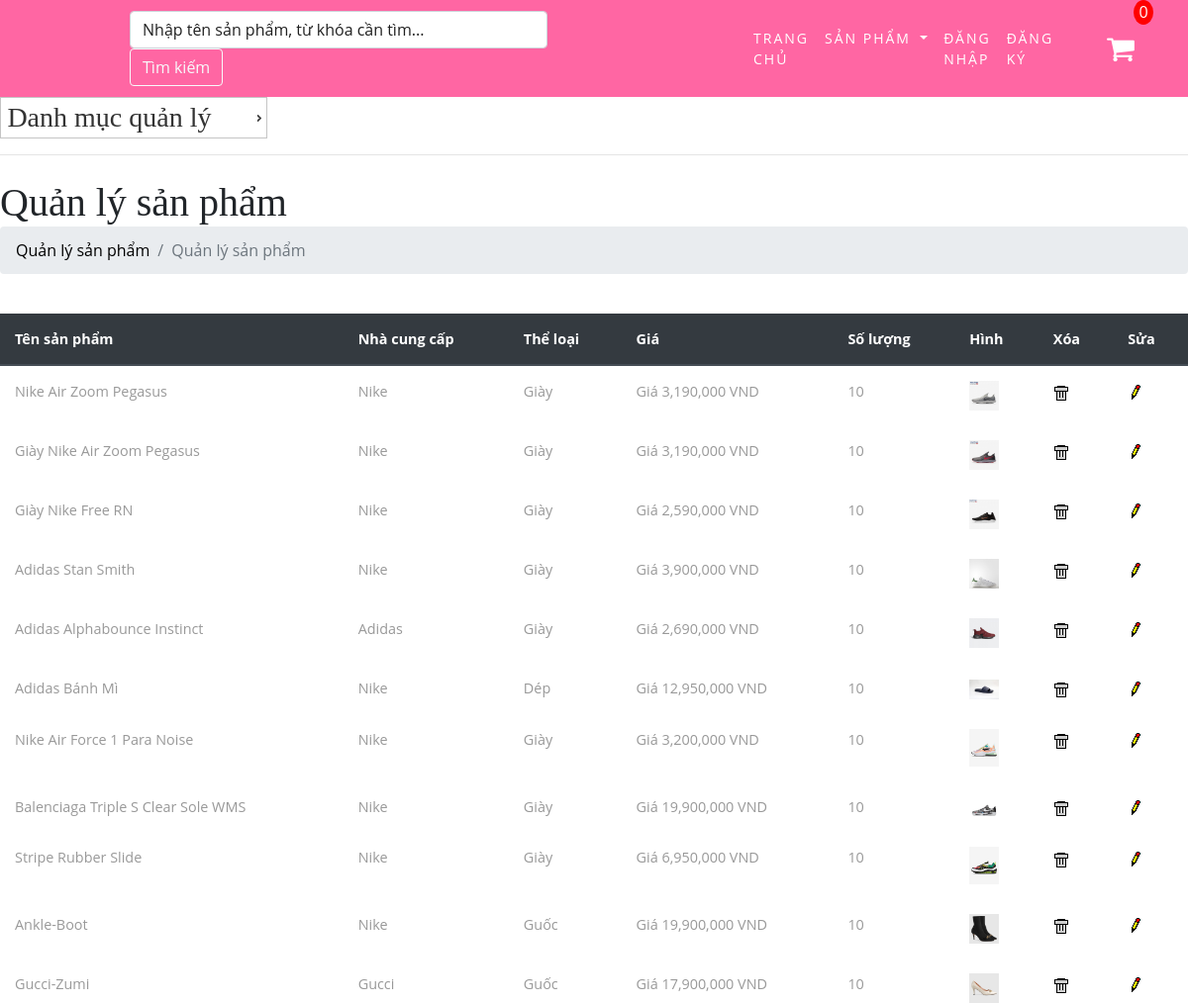
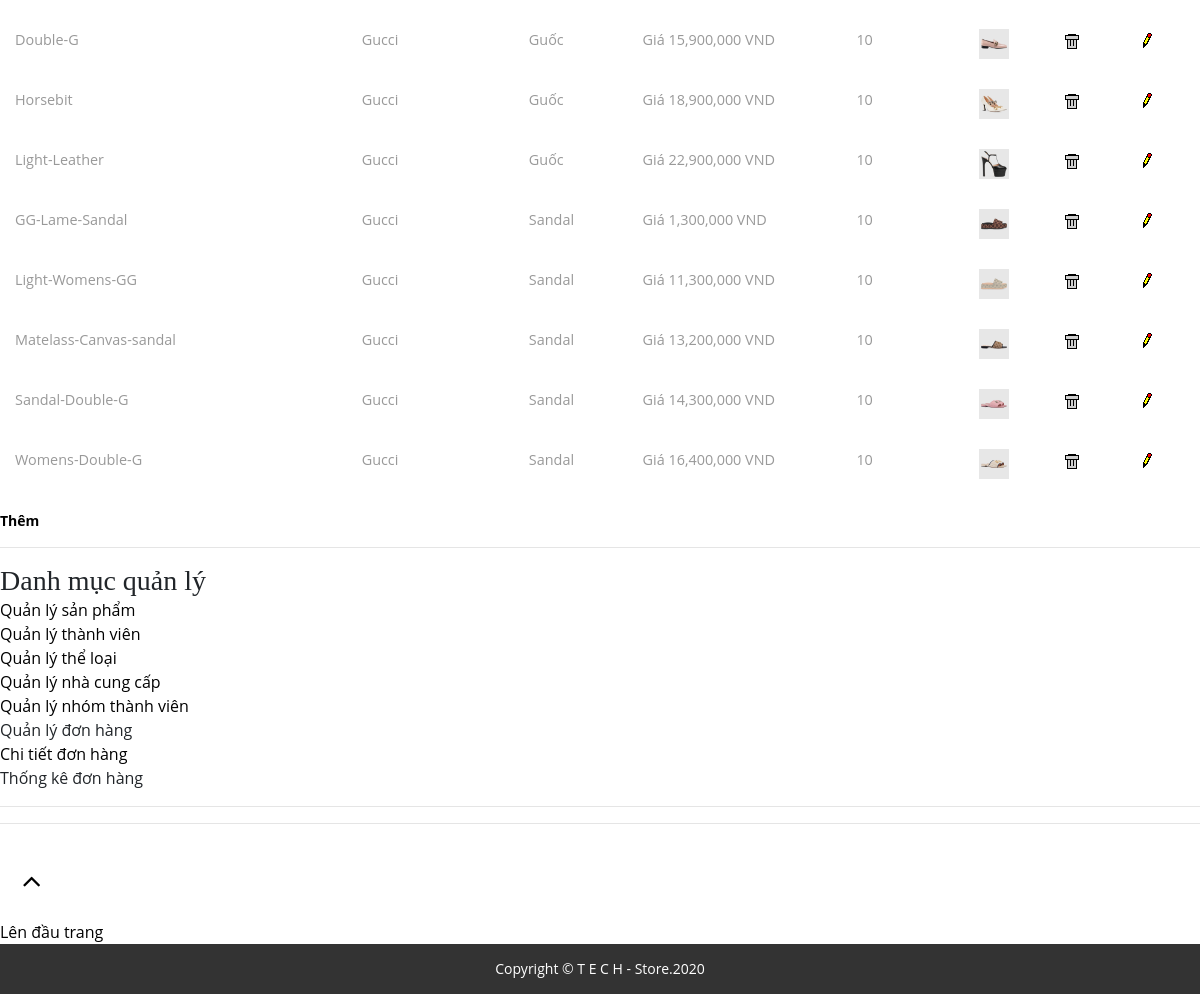
The app's page /admin.php with its own data (2 pictures, top to bottom).
### tables this page shows
CREATE TABLE `products` (
  `ProductID` int(11) NOT NULL,
  `ManufacturerID` int(11) NOT NULL,
  `CategoryID` int(11) NOT NULL,
  `ProductName` varchar(255) NOT NULL,
  `ImageUrl` varchar(255) NOT NULL,
  `Price` int(11) NOT NULL DEFAULT '0',
  `Quantity` int(11) NOT NULL DEFAULT '0',
  `Description` varchar(1000) NOT NULL,
  `Body` text NOT NULL
);

CREATE TABLE `manufacturers` (
  `ManufacturerID` int(11) NOT NULL,
  `ManufacturerName` varchar(255) NOT NULL
);

CREATE TABLE `categories` (
  `CategoryID` int(11) NOT NULL,
  `CategoryName` varchar(255) NOT NULL,
  `Position` int(11) DEFAULT '0'
);

### Controller/Products/Manage.php (called while the page is built)
<?php
	include_once("Model/Products.php");
	$pro = new Products();
	$ret = $pro->getProductsManage();
	include_once("View/Products/Manage.php");
?>

### Model/Products.php (called while the page is built, shortened)
<?php
	include_once("DataProvider.php");
	class Products{
		private $da;
		function __construct(){
			$this->da = new DataProvider();
		}
		function getProductsManage(){
			$sql = "Select ProductID, ProductName, ImageUrl, Price, Quantity, ManufacturerName, CategoryName from Products p join Categories c on p.CategoryID=c.CategoryID join Manufacturers m on p.ManufacturerID=m.ManufacturerID order by ProductID";
			return $this->da->FetchAll($sql);
		}
	}
?>

### Model/DataProvider.php (called while the page is built, shortened)
<?php
	class DataProvider{
		private $link;
		function __construct()
		{
			$this->link=mysqli_connect("localhost","root","","storedb");
		}
		function  ExecuteQuery($sql)
		{
			mysqli_query($this->link,"set names utf8");
			return mysqli_query($this->link, $sql);
		}
		function FetchAll($sql){
			$arr=array();
			$r = $this->ExecuteQuery($sql);
			while($row = mysqli_fetch_assoc($r)){
				$arr[]=$row;
			}
			return $arr;
		}
	}
?>

### View/Products/Manage.php (the view)
<h1 class="mt-4">Quản lý sản phẩm</h1>
<ol class="breadcrumb mb-4">
    <li class="breadcrumb-item"><a href="~/View/Products/Manage.php">Quản lý sản phẩm</a></li>
    <li class="breadcrumb-item active">Quản lý sản phẩm</li>
</ol>
<div>
	<table class="table" style="margin-top: 40px;">
  		<thead class="thead-dark">
    	<tr>
      		<th scope="col">Tên sản phẩm</th>
      		<th scope="col">Nhà cung cấp</th>
      		<th scope="col">Thể loại</th>
      		<th scope="col">Giá</th>
      		<th scope="col">Số lượng</th>
      		<th scope="col">Hình</th>
      		<th scope="col">Xóa</th>
      		<th scope="col">Sửa</th>
    	</tr>
  		</thead>
    	<?php
		foreach($ret as $row)
		{
			echo "<tr><td>";
			echo $row['ProductName']."</td><td>";
			echo $row['ManufacturerName']."</td><td>";
			echo $row['CategoryName']."</td><td>";
			echo "Giá ".number_format($row["Price"],0)." VND</td><td>";
			echo $row['Quantity']."</td><td>";
			echo "<img src=\"Upload/$row[ImageUrl]\" width=\"30\" /></td><td>";
			echo "<a href=\"adminManager.php?mod=products&act=delete&id=$row[ProductID]\" onclick=\"return IsDelete()\"><img src=\"Images/Delete.gif\" /></a></td><td>";
			echo "<a href=\"adminManager.php?mod=products&act=edit&id=$row[ProductID]\"><img src=\"Images/Edit.gif\" /></a>";
			echo "</td></tr>";
		}
		?>
    </table>
<p class="btn-more box noprint"><strong><a href="adminManager.php?mod=products&act=insert">Thêm</a></strong></p>
</div> <hr class="noscreen">

### css/main2.css (style rules this page uses)
* { box-sizing: border-box; -moz-box-sizing: border-box; -webkit-box-sizing: border-box; }
a,a:hover,a:focus,a:active { outline:none;text-decoration:none;color:#000 }
a, a:hover, a:focus, a:active { outline: none; text-decoration: none; color: #000; }
a { margin: 0; padding: 0; font-size: 100%; vertical-align: baseline; background: transparent; }
img { vertical-align: middle; }
img, object, embed { max-width: 100%; }
h1, h2, h3, h4, h5, h6, p, small, strong, b, i { margin: 0; padding: 0; border: 0; vertical-align: baseline; background: transparent; }

### records on screen
products: ProductName "Nike Air Zoom Pegasus", ManufacturerID.ManufacturerName "Nike", CategoryID.CategoryName "Giày", Price "3,190,000", Quantity "10", ImageUrl (picture)
products: ProductName "Giày Nike Air Zoom Pegasus", ManufacturerID.ManufacturerName "Nike", CategoryID.CategoryName "Giày", Price "3,190,000", Quantity "10", ImageUrl (picture)
products: ProductName "Giày Nike Free RN", ManufacturerID.ManufacturerName "Nike", CategoryID.CategoryName "Giày", Price "2,590,000", Quantity "10", ImageUrl (picture)
products: ProductName "Adidas Stan Smith", ManufacturerID.ManufacturerName "Nike", CategoryID.CategoryName "Giày", Price "3,900,000", Quantity "10", ImageUrl (picture)
products: ProductName "Adidas Alphabounce Instinct", ManufacturerID.ManufacturerName "Adidas", CategoryID.CategoryName "Giày", Price "2,690,000", Quantity "10", ImageUrl (picture)
products: ProductName "Adidas Bánh Mì", ManufacturerID.ManufacturerName "Nike", CategoryID.CategoryName "Dép", Price "12,950,000", Quantity "10", ImageUrl (picture)
products: ProductName "Nike Air Force 1 Para Noise", ManufacturerID.ManufacturerName "Nike", CategoryID.CategoryName "Giày", Price "3,200,000", Quantity "10", ImageUrl (picture)
products: ProductName "Balenciaga Triple S Clear Sole WMS", ManufacturerID.ManufacturerName "Nike", CategoryID.CategoryName "Giày", Price "19,900,000", Quantity "10", ImageUrl (picture)
products: ProductName "Stripe Rubber Slide", ManufacturerID.ManufacturerName "Nike", CategoryID.CategoryName "Giày", Price "6,950,000", Quantity "10", ImageUrl (picture)
products: ProductName "Ankle-Boot", ManufacturerID.ManufacturerName "Nike", CategoryID.CategoryName "Guốc", Price "19,900,000", Quantity "10", ImageUrl (picture)
products: ProductName "Gucci-Zumi", ManufacturerID.ManufacturerName "Gucci", CategoryID.CategoryName "Guốc", Price "17,900,000", Quantity "10", ImageUrl (picture)
products: ProductName "Double-G", ManufacturerID.ManufacturerName "Gucci", CategoryID.CategoryName "Guốc", Price "15,900,000", Quantity "10", ImageUrl (picture)
products: ProductName "Horsebit", ManufacturerID.ManufacturerName "Gucci", CategoryID.CategoryName "Guốc", Price "18,900,000", Quantity "10", ImageUrl (picture)
products: ProductName "Light-Leather", ManufacturerID.ManufacturerName "Gucci", CategoryID.CategoryName "Guốc", Price "22,900,000", Quantity "10", ImageUrl (picture)
products: ProductName "GG-Lame-Sandal", ManufacturerID.ManufacturerName "Gucci", CategoryID.CategoryName "Sandal", Price "1,300,000", Quantity "10", ImageUrl (picture)
products: ProductName "Light-Womens-GG", ManufacturerID.ManufacturerName "Gucci", CategoryID.CategoryName "Sandal", Price "11,300,000", Quantity "10", ImageUrl (picture)
products: ProductName "Matelass-Canvas-sandal", ManufacturerID.ManufacturerName "Gucci", CategoryID.CategoryName "Sandal", Price "13,200,000", Quantity "10", ImageUrl (picture)
products: ProductName "Sandal-Double-G", ManufacturerID.ManufacturerName "Gucci", CategoryID.CategoryName "Sandal", Price "14,300,000", Quantity "10", ImageUrl (picture)
products: ProductName "Womens-Double-G", ManufacturerID.ManufacturerName "Gucci", CategoryID.CategoryName "Sandal", Price "16,400,000", Quantity "10", ImageUrl (picture)
